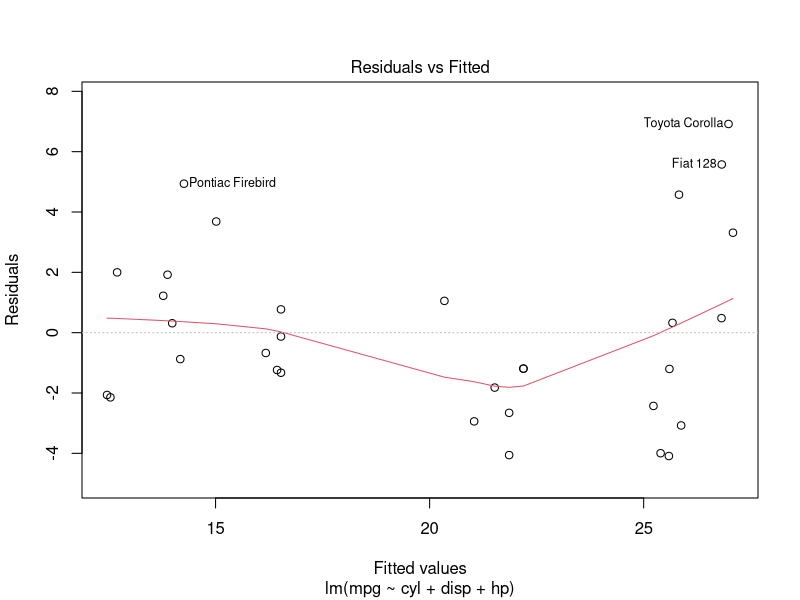
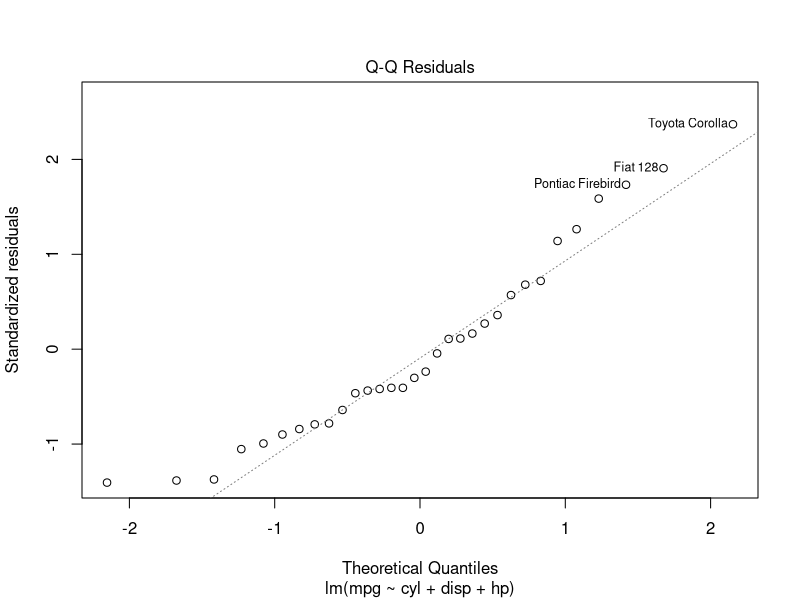
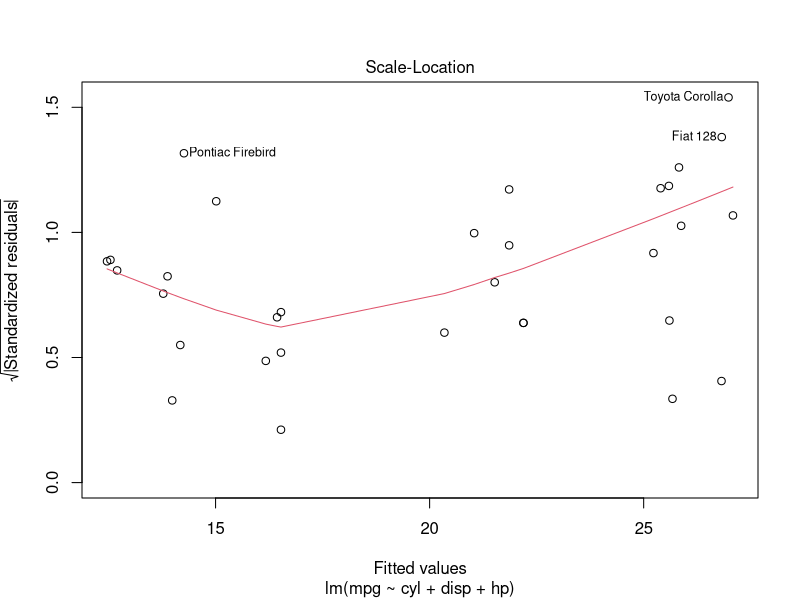
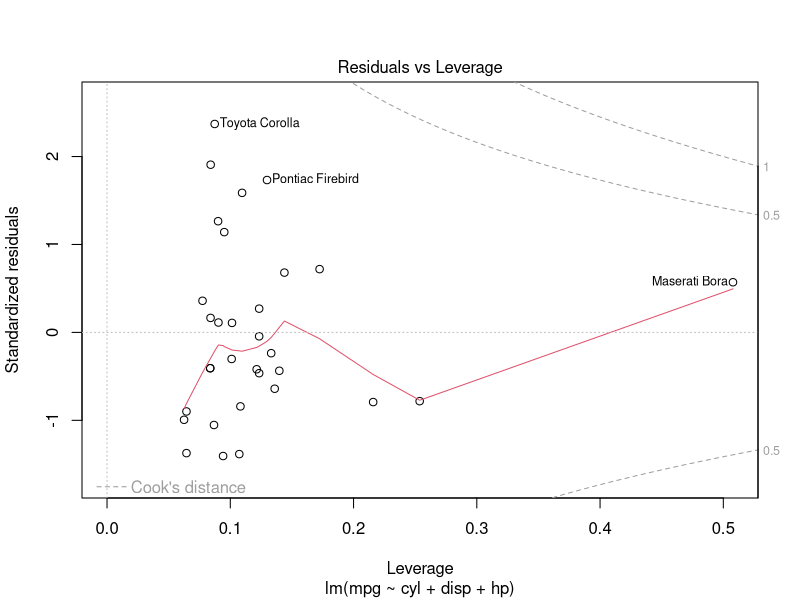
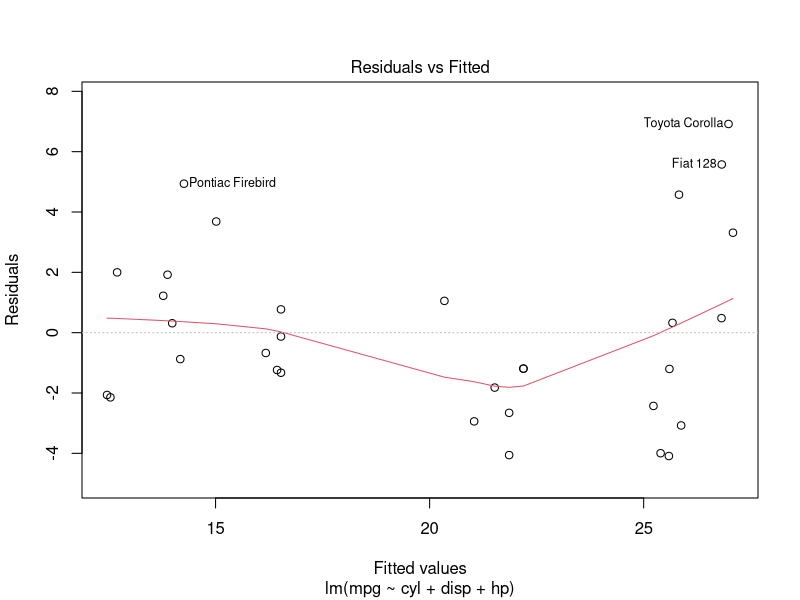

These charts were generated, in order, by the following R code:
## ---- chunk 1
data("mtcars")
head(mtcars)
summary(mtcars)
## ---- chunk 2
lm(data = mtcars, mpg ~ cyl + disp + hp)
## ---- chunk 3
ma_regression <- lm(data=mtcars , mpg ~ cyl + disp + hp)
## ---- chunk 4
summary(ma_regression)
## ---- chunk 5
names(ma_regression)
## ---- chunk 6
ma_regression$coefficients
coefficients(ma_regression)
ma_regression$df.residual
df.residual(ma_regression)
## ---- chunk 7
ma_regression$coefficients["cyl"]
coefficients(ma_regression)["cyl"]
## ---- chunk 8
ma_regression$coefficients[["cyl"]]
coefficients(ma_regression)[["cyl"]]
## ---- chunk 9
ma_regression$model
## ---- chunk 10
ma_regression$model[,1]
## ---- chunk 11
ma_regression$model[,"mpg"]
## ---- chunk 12
vcov(ma_regression)
## ---- chunk 13
sqrt(diag(vcov(ma_regression)))
## ---- chunk 14
confint(ma_regression) # tous les coeffs, à 95 %
confint(ma_regression,"disp") # un coeff particulier
confint(ma_regression,"cyl",level=0.90) # un coeff particulier, à 90 %
## ---- chunk 15
plot(ma_regression)

## ---- chunk 16
plot(ma_regression,which=1)

## ---- chunk 17
anvar <- anova(ma_regression)
anvar
## ---- chunk 18
SCT <- sum(anvar[,2])
SCT
## ---- chunk 19
sum((ma_regression$model[,1]-mean(ma_regression$model[,1]))^2)
## ---- chunk 20
SCR  <- sum(ma_regression$residuals^2)
SCR
anvar[nrow(anvar),2]
## ---- chunk 21
SCE <- SCT-SCR
SCE
## ---- chunk 22
sum(anvar[-nrow(anvar),2])
## ---- chunk 23
sum((ma_regression$fitted.values-mean(ma_regression$fitted.values))^2)
## ---- chunk 24
R2 <- SCE/SCT
R2
1-SCR/SCT
## ---- chunk 25
sigmachap <- sqrt(SCR/(nobs(ma_regression)-ma_regression$rank)) 
sigmachap
## ---- chunk 26
summary(ma_regression)
## ---- chunk 27
resum_ma_regression <- summary(ma_regression)
names(resum_ma_regression)
## ---- chunk 28
resum_ma_regression$coefficients
ma_regression$coefficients
## ---- chunk 29
resum_ma_regression$r.squared
resum_ma_regression$sigma
## ---- chunk 30
y <- ma_regression$model[,"mpg"] # on extrait y
X <- as.matrix(ma_regression$model[,c("cyl","disp","hp")])  # On extrait la matrice X
X <- cbind("(intercept)"=rep(1,nrow(X)),X) # On y ajoute la constante
XpXinv <- solve(t(X) %*% X) # Clacul de (X'X)^{-1}
Xpy <- t(X) %*% y # Calcul de X'y
mes_betachap <- XpXinv %*% Xpy # calcul de beta chapeau
mes_betachap

# prédiction des résidus
mes_ychap <- X %*% mes_betachap
mes_residus <- y-mes_ychap

# calcul de SCR et SCT 
ma_SCR <- sum(mes_residus^2)
ma_SCT <- sum((y-mean(y))^2)


# calcul du R2
mon_R2 <- 1-ma_SCR/ma_SCT

# calcul de sigma chapeau
mon_sigmachap <- sqrt(ma_SCR/(length(y)-ncol(X)))

# affichage des résultats 

c("SCR"=ma_SCR,"SCT"=ma_SCT,"R carré"=mon_R2,"sigma chapeau"=mon_sigmachap)

# matrice de variance-covariance des beta chapeau
ma_varcov <- (mon_sigmachap^2) * XpXinv

# vecteur des écart-types
mes_ecty <- sqrt(diag(ma_varcov))

# vecteur des t-stats
mes_tstats <- mes_betachap/mes_ecty

# mise en forme du tableau de résultats
mon_tableau <- cbind(mes_betachap,mes_ecty,mes_tstats)
colnames(mon_tableau)=c("Coeff.", "Ec. ty.","t-stat")
mon_tableau


